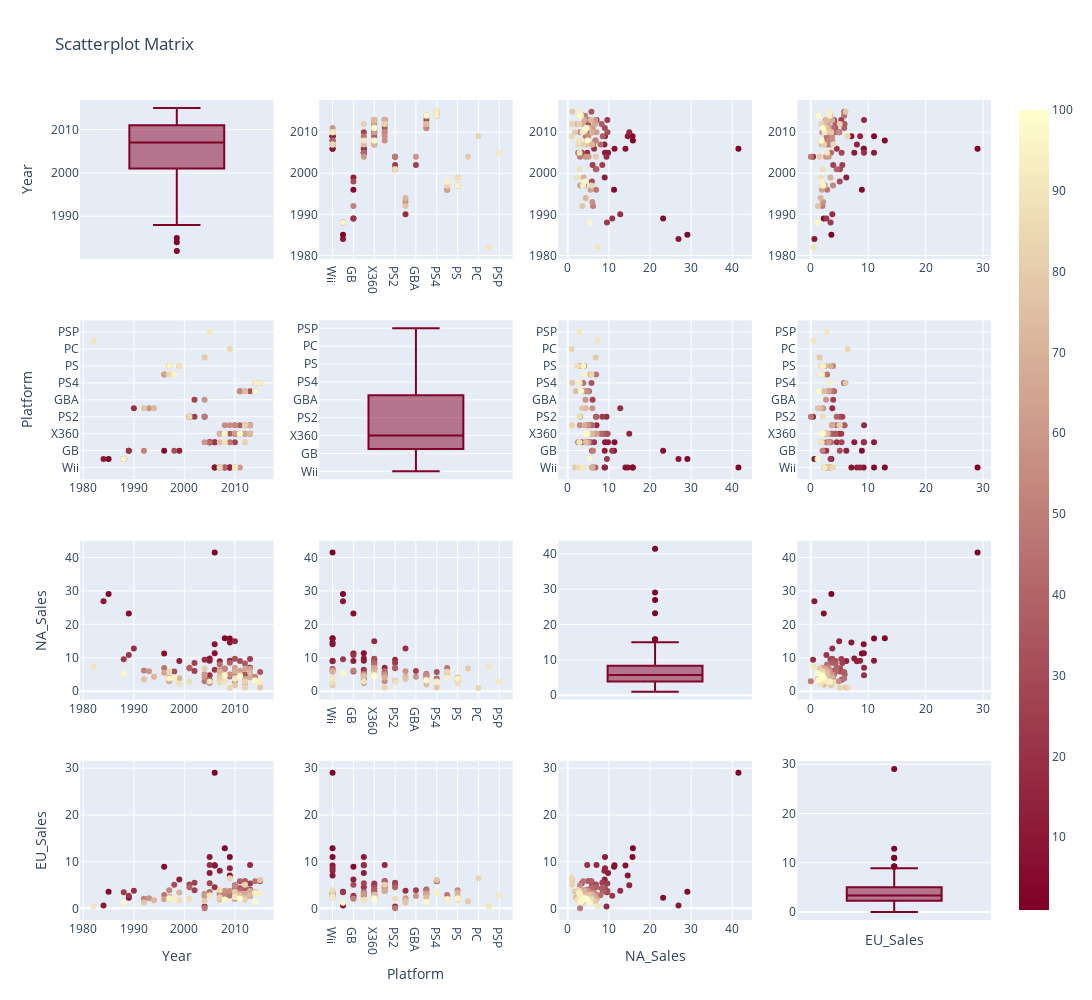

Notebook source saved alongside this figure:
### Code cell
df2 = df.loc[:,["Year","Platform","NA_Sales","EU_Sales" ]]

df2["index"] = np.arange(1,len(df)+1)
# scatter matrix
fig = ff.create_scatterplotmatrix(df2, diag='box', index='index',colormap='YlOrRd',
                                  colormap_type='seq',
                                  height=1000, width=1200)
iplot(fig)
